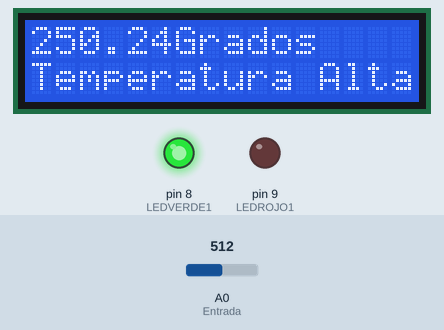
This sketch was run on a simulated Arduino Uno, built with avr-gcc and run on an emulated ATmega328P. Shown: 16×2 character LCD, output pins drawn as LEDs (lit = HIGH). The inputs (shaded band) are chosen by the test bench; at power-on: A0 (Entrada) = 512.

Above: at 1.2 s.
1.3 s: A0 (Entrada) set to 68
At 2.6 s:
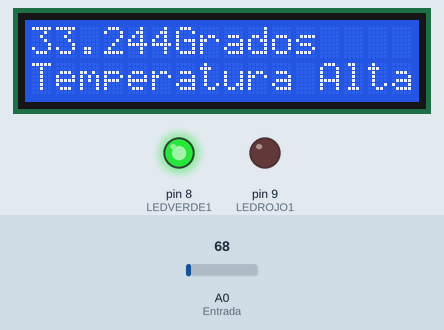
3.0 s: A0 (Entrada) set to 55
At 4.2 s:
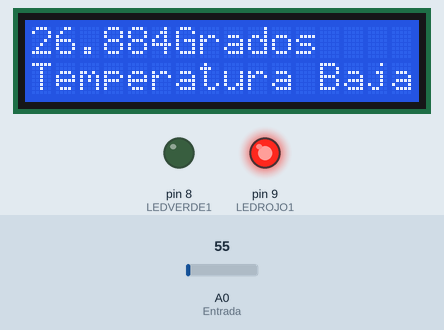
4.5 s: A0 (Entrada) set to 20
At 6.0 s:
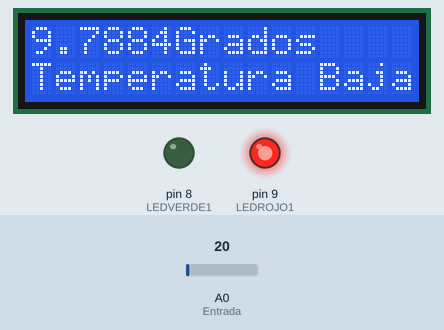
Timing chart, 0 to 7.5 s (numbered marks = the images above; inputs shaded):
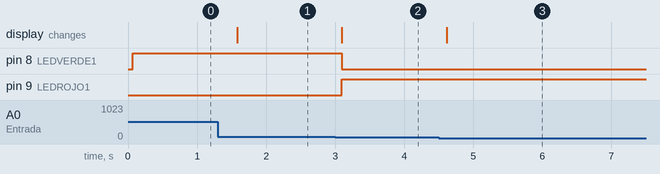

The sketch:

Sensor_Temperatura.ino
```cpp
#include <LiquidCrystal.h> // --> Librería para el Display.

LiquidCrystal lcd(7, 6, 5, 4, 3, 2); // --> Display. Utiliza los pines 7, 6, 5, 4, 3, 2.

const int Entrada = A0; // --> Entrada Analógica A0.
int LEDVERDE1 = 8; // --> LEDVERDE en el pin 8.
int LEDROJO1 = 9; // --> LEDROJO en el pin 9.

void setup(){
  Serial.begin(9600); // --> Es para la comunicación con el computador. Abre el puerto serie y lo configura con velocidad de 9600 bps.
  lcd.begin(16, 2); // --> Display 16x2.
  lcd.setCursor(0, 1); // --> Posición en X y Y.
  lcd.print("Temperatura"); // --> Imprime en el display en la posición 0X y 0Y la palabra Temperatura.

  // Modo entrada/salida de los pines.
  pinMode(LEDVERDE1, OUTPUT);
  pinMode(LEDROJO1, OUTPUT);
}

void loop(){
  int x = analogRead(Entrada); // --> Leyendo lo que llega a la entrada analógica A0.
  float formula = (x * 500.0)/1023; // -> Formula que calcula los grados centigrados.
  lcd.setCursor(0,0); // --> Posición X y Y.
  lcd.print(formula); // --> Imprime en el display en la posición 0X y 0Y lo que contiene la variable formula, en este caso. los grados centigrados.
  lcd.setCursor(6,0); // --> Posición X y Y.
  lcd.print("Grados"); // --> Imprime en el display en la posición 6X y 0Y la palabra Grados.
  lcd.setCursor(0,1); // --> Posición X y Y.

  // Si formula es mayor o igual a 30 grados centigrados... Y Si no...
  if(formula >= 30){
    digitalWrite(LEDROJO1,LOW); // --> Primero, apagará el Led rojo.
    digitalWrite(LEDVERDE1,HIGH); // --> Segundo, encenderá el Led verde.
    lcd.setCursor(12,1); // --> Posición X y Y.
    lcd.print("Alta"); // --> Imprime en el display en la posición 12X y 1Y la palabra Alta.
  }else{
    digitalWrite(LEDVERDE1,LOW); // --> Primero, apagará el Led verde.
    digitalWrite(LEDROJO1,HIGH); // --> Segundo, encenderá el Led rojo.
    lcd.setCursor(12,1); // --> Posición X y Y.
    lcd.print("Baja"); // --> Imprime en el display en la posición 12X y 1Y la palabra Baja.
  }
  delay(300); // --> Tiempo de espera por cada condición. 300 milisegundos.
}
```

Measured:
- the behaviour switches between 62 and 61 on A0 (Entrada) (found by bisection; images 1 and 2)
- after the input at 1.3 s, the display: changes after 0.28 s (image 1)
- after the input at 3.0 s, pin 8 (LEDVERDE1): HIGH → LOW after 0.10 s; pin 9 (LEDROJO1): LOW → HIGH after 0.10 s; the display: changes after 0.10 s (image 2)
- after the input at 4.5 s, the display: changes after 0.11 s (image 3)
